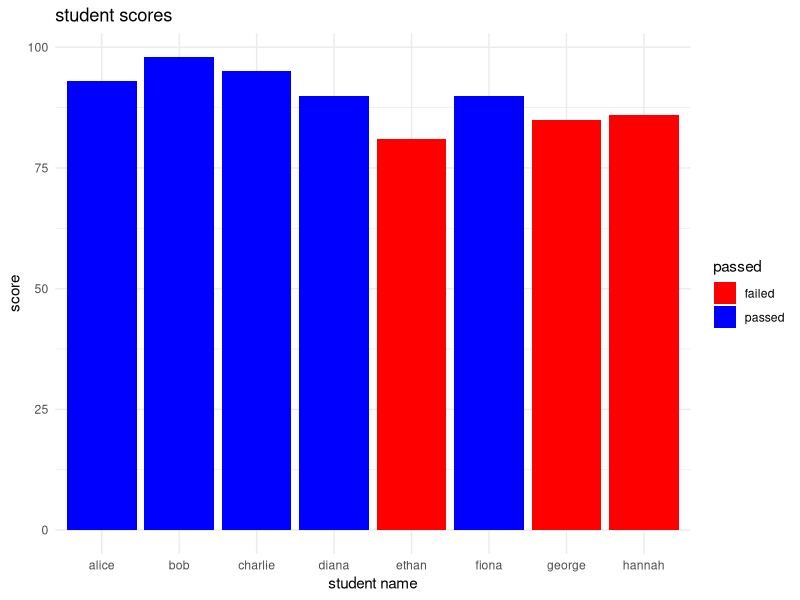
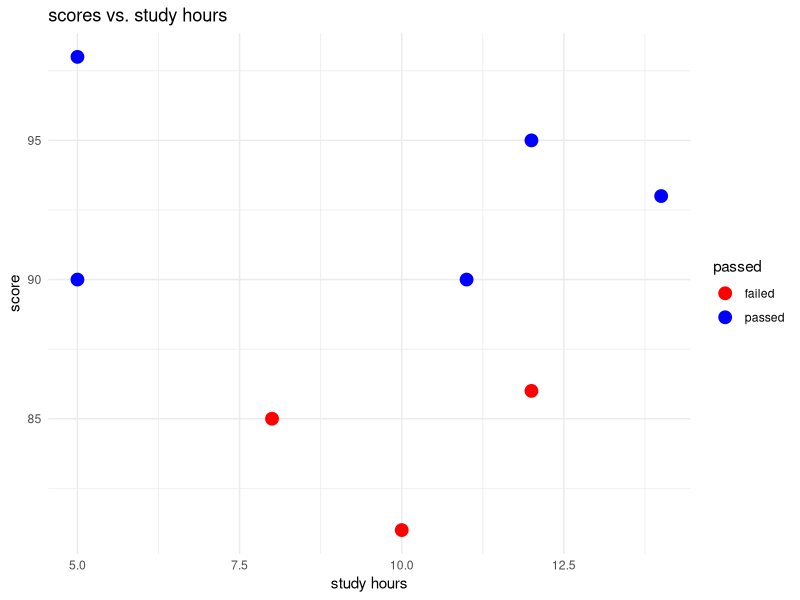
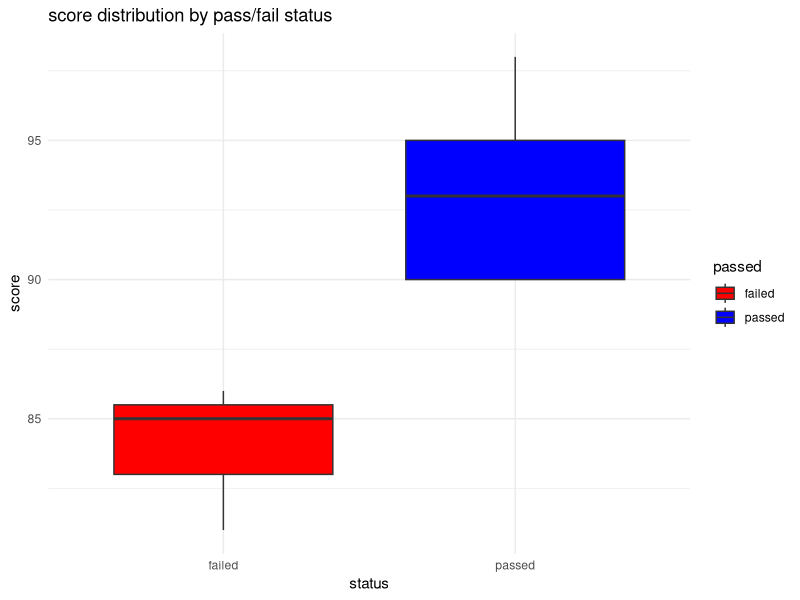
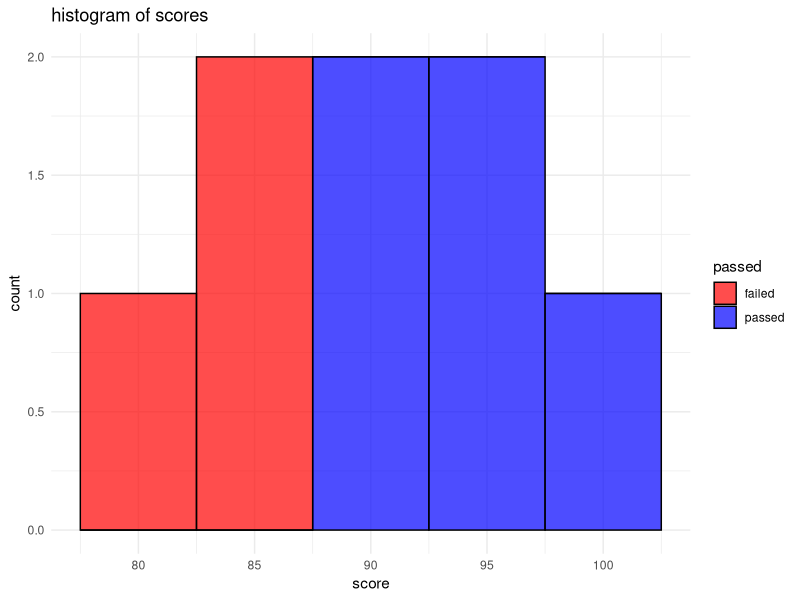
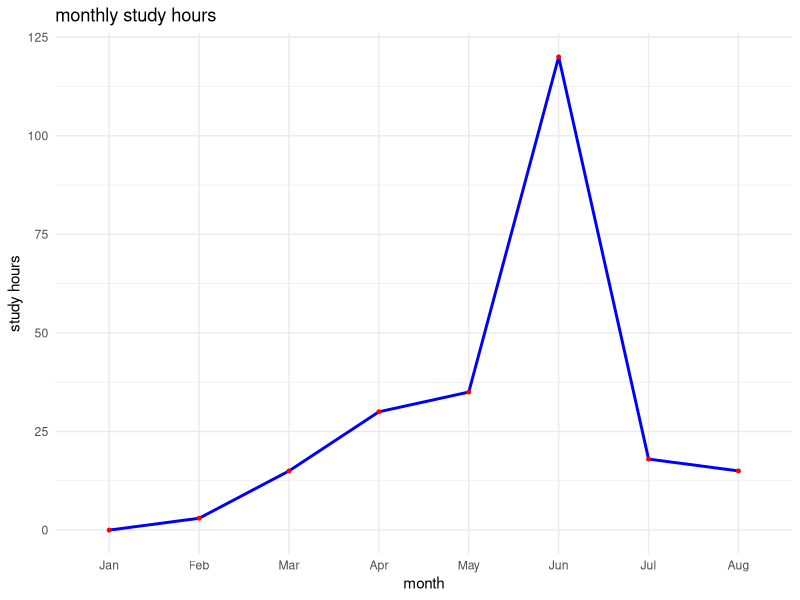

Recreate these plots in R, in order.
# ============================================================================
# PSYC 434 — Lab 2: Install R and RStudio
# self-standing script — run from top to bottom
# ============================================================================

# --- assignment and basic operations ----------------------------------------

x <- 10
y <- 5

sum <- x + y
print(sum)

difference <- x - y
difference

product <- x * y
product # note that `#` is a comment. It is not read by R

quotient <- x / y
quotient

# --- vectors ----------------------------------------------------------------
numbers <- c(1, 2, 3, 4, 5)
print(numbers)

vector1 <- c(1, 2, 3)
vector2 <- c(4, 5, 6)
vector_product <- vector1 * vector2
vector_product

vector_division <- vector1 / vector2
vector_division

# integer division and modulo
integer_division <- 10 %/% 3 # 3
integer_division

remainder <- 10 %% 3 # 1
remainder


# --- remove objects ---------------------------------------------------------
devil_number <- 666
devil_number
rm(devil_number)

# --- logic ------------------------------------------------------------------
x_not_y <- x != y # TRUE
x_equal_10 <- x == 10 # TRUE

print(x_not_y)
print(x_equal_10)


# element-wise OR
vector_or <- c(TRUE, FALSE) | c(FALSE, TRUE) # c(TRUE, TRUE)
vector_or


# single OR (first element only)
single_or <- TRUE || FALSE # TRUE
single_or

# element-wise AND
vector_and <- c(TRUE, FALSE) & c(FALSE, TRUE) # c(FALSE, FALSE)
vector_and


# single AND (first element only)
single_and <- TRUE && FALSE # FALSE

# --- data types -------------------------------------------------------------
# integers
x_int <- 42L
str(x_int)

y_num <- as.numeric(x_int)
str(y_num)

# characters
name <- "Alice"
name

# factors
colors <- factor(c("red", "blue", "green"))

# ordered factors
education_levels <- c("high school", "bachelor", "master", "ph.d.")
education_factor_no_order <- factor(education_levels, ordered = FALSE)
education_factor <- factor(education_levels, ordered = TRUE)
education_factor

edu1 <- ordered("bachelor", levels = education_levels)
edu2 <- ordered("master", levels = education_levels)
edu2 > edu1 # TRUE


# --- strings ----------------------------------------------------------------
you <- "world!"
greeting <- paste("hello,", you)
greeting

# --- vectors (continued) ---------------------------------------------------
numeric_vector <- c(1, 2, 3, 4, 5)
character_vector <- c("apple", "banana", "cherry")
logical_vector <- c(TRUE, FALSE, TRUE, FALSE)

vector_sum <- numeric_vector + 10
vector_multiplication <- numeric_vector * 2
vector_greater_than_three <- numeric_vector > 3

first_element <- numeric_vector[1]
some_elements <- numeric_vector[c(2, 4)]

mean(numeric_vector)
sum(numeric_vector)
sort(numeric_vector)
unique(character_vector)

# --- data frames ------------------------------------------------------------
df <- data.frame(
  name = c("alice", "bob", "charlie"),
  age = c(25, 30, 35),
  gender = c("female", "male", "male")
)

head(df)
str(df)

# accessing elements
names <- df$name
second_person <- df[2, ]
age_column <- df[, "age"]
very_old_people <- subset(df, age > 25)
mean(very_old_people$age)

# exploring
head(df)
tail(df)
str(df)
summary(df)

# manipulating
df$employed <- c(TRUE, TRUE, FALSE)
new_person <- data.frame(name = "diana", age = 28, gender = "female", employed = TRUE)
df <- rbind(df, new_person)
df[4, "age"] <- 26
df$employed <- NULL
df <- df[-4, ]

# data have changed
head(df)
tail(df)
str(df)

# --- summary statistics -----------------------------------------------------
set.seed(12345)
vector <- rnorm(n = 40, mean = 0, sd = 1)
mean(vector)
sd(vector)
min(vector)
max(vector)

# cross-tabulation
set.seed(12345)
gender <- sample(c("male", "female"), size = 100, replace = TRUE, prob = c(0.5, 0.5))
education_level <- sample(c("high school", "bachelor", "master"), size = 100, replace = TRUE, prob = c(0.4, 0.4, 0.2))
df_table <- data.frame(gender, education_level)
table(df_table)
table(df_table$gender, df_table$education_level)

# --- ggplot2 visualisation --------------------------------------------------
required_packages <- c("ggplot2")
missing_packages <- required_packages[
  !vapply(required_packages, \(pkg) requireNamespace(pkg, quietly = TRUE), logical(1))
]

if (length(missing_packages) > 0) {
  install.packages(missing_packages)
}

library(ggplot2)
set.seed(12345)
student_data <- data.frame(
  name = c("alice", "bob", "charlie", "diana", "ethan", "fiona", "george", "hannah"),
  score = sample(80:100, 8, replace = TRUE),
  stringsAsFactors = FALSE
)
student_data$passed <- ifelse(student_data$score >= 90, "passed", "failed")
student_data$passed <- factor(student_data$passed, levels = c("failed", "passed"))
student_data$study_hours <- sample(5:15, 8, replace = TRUE)

# bar plot
ggplot(student_data, aes(x = name, y = score, fill = passed)) +
  geom_bar(stat = "identity") +
  scale_fill_manual(values = c("failed" = "red", "passed" = "blue")) +
  labs(title = "student scores", x = "student name", y = "score") +
  theme_minimal()

# scatter plot
ggplot(student_data, aes(x = study_hours, y = score, color = passed)) +
  geom_point(size = 4) +
  scale_color_manual(values = c("failed" = "red", "passed" = "blue")) +
  labs(title = "scores vs. study hours", x = "study hours", y = "score") +
  theme_minimal()

# box plot
ggplot(student_data, aes(x = passed, y = score, fill = passed)) +
  geom_boxplot() +
  scale_fill_manual(values = c("failed" = "red", "passed" = "blue")) +
  labs(title = "score distribution by pass/fail status", x = "status", y = "score") +
  theme_minimal()

# histogram
ggplot(student_data, aes(x = score, fill = passed)) +
  geom_histogram(binwidth = 5, color = "black", alpha = 0.7) +
  scale_fill_manual(values = c("failed" = "red", "passed" = "blue")) +
  labs(title = "histogram of scores", x = "score", y = "count") +
  theme_minimal()

# line plot
months <- factor(month.abb[1:8], levels = month.abb[1:8])
study_hours <- c(0, 3, 15, 30, 35, 120, 18, 15)
study_data <- data.frame(month = months, study_hours = study_hours)

ggplot(study_data, aes(x = month, y = study_hours, group = 1)) +
  geom_line(linewidth = 1, color = "blue") +
  geom_point(color = "red", size = 1) +
  labs(title = "monthly study hours", x = "month", y = "study hours") +
  theme_minimal()
